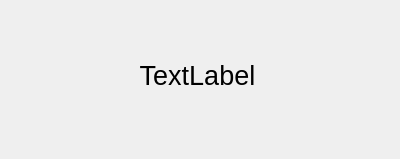
<?xml version="1.0" encoding="UTF-8"?>
<ui version="4.0">
 <class>AlertDialog</class>
 <widget class="QDialog" name="AlertDialog">
  <property name="geometry">
   <rect>
    <x>0</x>
    <y>0</y>
    <width>400</width>
    <height>159</height>
   </rect>
  </property>
  <property name="windowTitle">
   <string>Dialog</string>
  </property>
  <widget class="QLabel" name="lbl_msg">
   <property name="geometry">
    <rect>
     <x>7</x>
     <y>5</y>
     <width>381</width>
     <height>141</height>
    </rect>
   </property>
   <property name="font">
    <font>
     <pointsize>20</pointsize>
    </font>
   </property>
   <property name="text">
    <string>TextLabel</string>
   </property>
   <property name="alignment">
    <set>Qt::AlignCenter</set>
   </property>
   <property name="wordWrap">
    <bool>true</bool>
   </property>
  </widget>
 </widget>
 <resources/>
 <connections/>
</ui>
